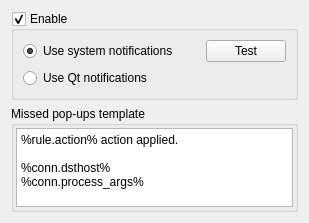
          <widget class="QWidget" name="page_3">
           <property name="geometry">
            <rect>
             <x>0</x>
             <y>0</y>
             <width>309</width>
             <height>223</height>
            </rect>
           </property>
           <attribute name="label">
            <string>Desktop notifications</string>
           </attribute>
           <layout class="QGridLayout" name="gridLayout_23">
            <item row="0" column="0">
             <widget class="QGroupBox" name="groupNotifs">
              <property name="sizePolicy">
               <sizepolicy hsizetype="Preferred" vsizetype="Fixed">
                <horstretch>0</horstretch>
                <verstretch>0</verstretch>
               </sizepolicy>
              </property>
              <property name="title">
               <string>Enable</string>
              </property>
              <property name="flat">
               <bool>true</bool>
              </property>
              <property name="checkable">
               <bool>true</bool>
              </property>
              <layout class="QGridLayout" name="gridLayout_9">
               <item row="0" column="0">
                <widget class="QRadioButton" name="radioSysNotifs">
                 <property name="sizePolicy">
                  <sizepolicy hsizetype="Minimum" vsizetype="Preferred">
                   <horstretch>0</horstretch>
                   <verstretch>0</verstretch>
                  </sizepolicy>
                 </property>
                 <property name="text">
                  <string>Use system notifications</string>
                 </property>
                 <property name="checked">
                  <bool>true</bool>
                 </property>
                </widget>
               </item>
               <item row="1" column="0">
                <widget class="QRadioButton" name="radioQtNotifs">
                 <property name="sizePolicy">
                  <sizepolicy hsizetype="Minimum" vsizetype="Preferred">
                   <horstretch>0</horstretch>
                   <verstretch>0</verstretch>
                  </sizepolicy>
                 </property>
                 <property name="text">
                  <string>Use Qt notifications</string>
                 </property>
                </widget>
               </item>
               <item row="0" column="1">
                <layout class="QHBoxLayout" name="horizontalLayout_3">
                 <item>
                  <widget class="QLabel" name="labelNotifsWarning">
                   <property name="text">
                    <string/>
                   </property>
                  </widget>
                 </item>
                 <item>
                  <spacer name="horizontalSpacer_5">
                   <property name="orientation">
                    <enum>Qt::Horizontal</enum>
                   </property>
                   <property name="sizeHint" stdset="0">
                    <size>
                     <width>20</width>
                     <height>20</height>
                    </size>
                   </property>
                  </spacer>
                 </item>
                 <item>
                  <widget class="QPushButton" name="cmdTestNotifs">
                   <property name="text">
                    <string>Test</string>
                   </property>
                  </widget>
                 </item>
                </layout>
               </item>
              </layout>
             </widget>
            </item>
            <item row="1" column="0">
             <widget class="QGroupBox" name="groupBox">
              <property name="sizePolicy">
               <sizepolicy hsizetype="Preferred" vsizetype="Preferred">
                <horstretch>0</horstretch>
                <verstretch>0</verstretch>
               </sizepolicy>
              </property>
              <property name="toolTip">
               <string>Message to display when a pop-up is not answered.

Use %field% to replace them by the value of the connection.

Available fields:

 - conn.time
 - conn.action
 - conn.srcport
 - conn.srcip
 - conn.dstip
 - conn.dsthost
 - conn.dstport
 - conn.proto
 - conn.process
 - conn.process_args
 - conn.process_cwd
 - rule.action
 - rule.name
 - node.addr
 - node.hostname</string>
              </property>
              <property name="whatsThis">
               <string>aaaa</string>
              </property>
              <property name="title">
               <string>Missed pop-ups template</string>
              </property>
              <property name="flat">
               <bool>true</bool>
              </property>
              <layout class="QGridLayout" name="gridLayout_22">
               <property name="leftMargin">
                <number>2</number>
               </property>
               <property name="topMargin">
                <number>2</number>
               </property>
               <property name="rightMargin">
                <number>2</number>
               </property>
               <property name="bottomMargin">
                <number>2</number>
               </property>
               <item row="0" column="0">
                <widget class="QPlainTextEdit" name="tplMissedPopup">
                 <property name="sizePolicy">
                  <sizepolicy hsizetype="Expanding" vsizetype="Maximum">
                   <horstretch>0</horstretch>
                   <verstretch>0</verstretch>
                  </sizepolicy>
                 </property>
                 <property name="plainText">
                  <string>%rule.action% action applied.

%conn.dsthost%
%conn.process_args%</string>
                 </property>
                </widget>
               </item>
              </layout>
             </widget>
            </item>
           </layout>
          </widget>
